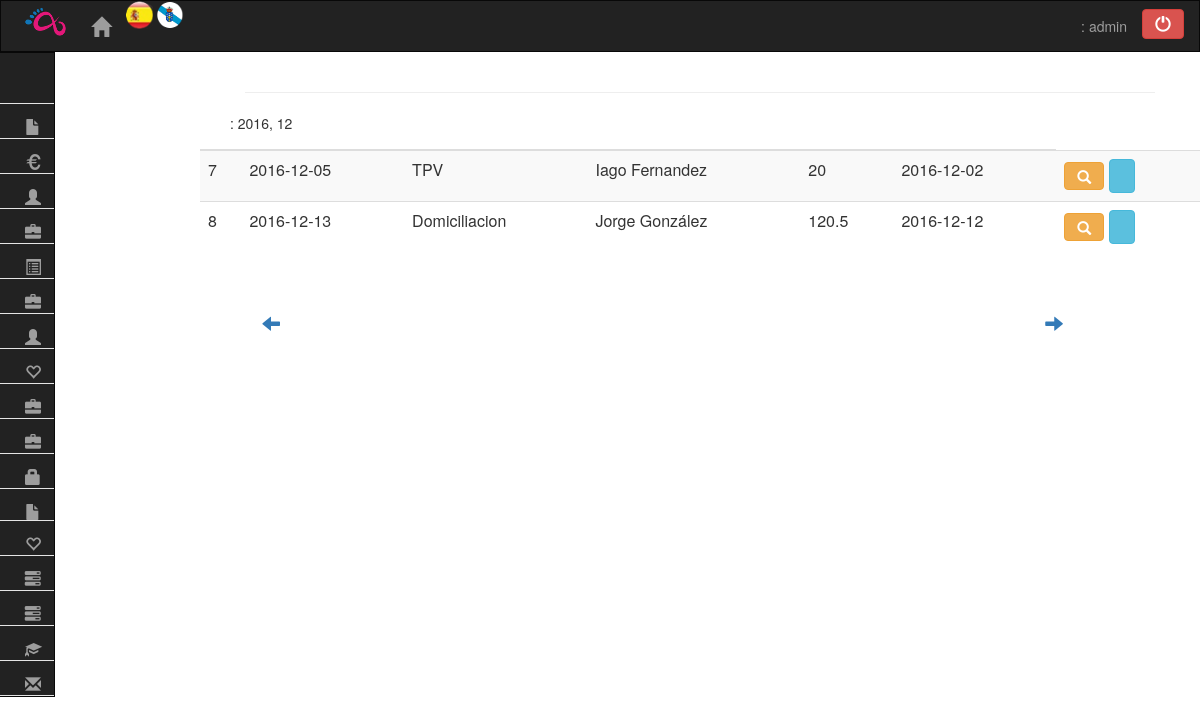
The page /controllers/FACTURA_Controller.php?id=listarFacturas (signed in) on the database its author committed.
### tables this page shows
CREATE TABLE IF NOT EXISTS `Factura` (
  `Id_Factura` mediumint(9) PRIMARY KEY AUTO_INCREMENT,
  `Id_Cliente` varchar(10) NOT NULL,
  `Fecha` date DEFAULT NULL,
  `Fecha_Cobro` date DEFAULT NULL,
  `Total` float NOT NULL DEFAULT 0,
  `Pagada` enum('No','Efectivo','Domiciliacion','TPV') NOT NULL DEFAULT 'No',
  `Borrado` tinyint(1) NOT NULL DEFAULT '0'
);

CREATE TABLE IF NOT EXISTS `Cliente_Externo` (
  `Id_Cliente` varchar(10) NOT NULL,
  `Nombre` varchar(50) NOT NULL,
  `DNI` varchar(9) NOT NULL,
  `Tlf` int(9) NOT NULL,
  `Email` varchar(30) NOT NULL,
  `Borrado` tinyint(1) NOT NULL DEFAULT '0',
  `Direccion` varchar(50) NOT NULL
);

### models/FACTURA_Model.php (called while the page is built, shortened)
<?php
if((isset($_SESSION['grupo']) && strcmp($_SESSION['grupo'],"Admin") == 0) || (isset($_SESSION['permisos']) && in_array('Factura',$_SESSION['permisos']))){
	function listarCobradas($fecha){
		$bd = conectarBD();
		$inicio = date('Y-m-01',strtotime($fecha));
		$fin = date('Y-m-t',strtotime($fecha));
		$sql = "SELECT * FROM Factura INNER JOIN Cliente_Externo WHERE Factura.Pagada NOT IN('No') AND (Factura.Fecha_Cobro BETWEEN '".$inicio."' AND '".$fin."') AND Factura.Id_Cliente=Cliente_Externo.Id_Cliente AND Factura.Borrado='0' ORDER BY Factura.Fecha_Cobro;";
		$resultado = $bd->query($sql);
		if ($resultado->num_rows > 0){
			while($row = $resultado->fetch_array()){
				$array[] = $row;
			}
			return $array;
		}
	}
}else echo "Permiso denegado.";
?>

### views/FACTURA_LIST_ALL_Vista.php (the view, shortened to what this page needs)
<?php
if((isset($_SESSION['grupo']) && strcmp($_SESSION['grupo'],"Admin") == 0) || (isset($_SESSION['permisos']) && in_array('Factura_List',$_SESSION['permisos']))){
class Factura_Listar{
	function __construct($array=null){
		$this->render($array);
	}
	function render($array){
		include_once('../header.php');
?>
		<body>
		  <div class="row-fluid">
			<?php include_once('menu.php'); ?>
			<div class="col-sm-10 text-left">
				<div class="section-fluid">
				  <div class="container-fluid">
					<div class="col-md-12"> <h2 class="text-info "><?php echo $strings['ver facturas']; ?></h2></div>
					<div class="col-md-12"><hr></div>
					<?php if(isset($_POST['fecha'])){
						echo $strings['mes'].": ".date("Y, n",strtotime($_POST['fecha']));
					}else{
						echo $strings['mes'].": ".date("Y, n");
					} if($array == null) {echo "<br>".$strings['no hay'];} else{ ?>
					<form class="form-horizontal" role="form" id="formulario" name="formulario" action="FACTURA_Controller.php?id=consultarFactura" method="POST">
						<div class="form-group">
							<div class="form-group">
								<table class="table table-striped">
									<thead><tr>
										<th><?php echo $strings['id factura']; ?></th>
										<th><?php echo $strings['fecha cobro']; ?></th>
										<th><?php echo $strings['factura cobrada']; ?></th>
										<th><?php echo $strings['cliente']; ?></th>
										<th><?php echo $strings['total factura']; ?></th>
										<th><?php echo $strings['fecha cierre']; ?></th>
									</thead><tbody>
									 <?php for($i=0; $i < count($array); $i++){ ?>
										<tr>
											<td><?php echo $array[$i]['Id_Factura']; ?></td>
											<td><?php echo $array[$i]['Fecha_Cobro']; ?></td>
											<td><?php echo $array[$i]['Pagada']; ?></td>
											<td><?php echo $array[$i]['Nombre']; ?></td>
											<td><?php echo $array[$i]['Total']; ?></td>
											<td><?php echo $array[$i]['Fecha']; ?></td>
											<td>
												<button class="btn btn-warning" type="button" onclick="seleccionar(<?php echo $array[$i]['Id_Factura']; ?>,'FACTURA_Controller.php?id=consultarFactura')">
												   <span class="glyphicon glyphicon-search"></span>
												</button>
												<?php if($array[$i]['Fecha'] != null){ ?>
													<input class="btn btn-info" value="<?php echo $strings['generar factura']; ?>" type="button" onclick="seleccionar(<?php echo $array[$i]['Id_Factura']; ?>,'FACTURA_Controller.php?id=generarFactura')">
												<?php } ?>
											</td>
										</tr>
										<?php } ?>
									</tbody>
								</table>
							</div>
						</div>
					</form>
					<?php } ?>
					<div class="col-md-10">
					<form class="form-horizontal" role="form" action="FACTURA_Controller.php?id=listarFacturas" method="POST">
						<div class="form-group">
							<?php if(!isset($_POST['fecha'])){ ?>
								<div class="col-sm-4"><button type="submit" class="btn btn-link btn-lg" aria-label="Left Align">
								  <span class="pull-right hidden-xs showopacity glyphicon glyphicon-arrow-left"></span>
								</button></div>
						<?php } ?>
						</div>
					</form>
					</div>
					<div class="col-md-2">
					<form class="form-horizontal" role="form" action="FACTURA_Controller.php?id=listarFacturas" method="POST">
						<div class="form-group">
							<?php if(!isset($_POST['fecha'])){ ?>
								<div class="col-sm-4"><button type="submit" class="btn btn-link btn-lg" aria-label="Left Align">
								  <span class="pull-right hidden-xs showopacity glyphicon glyphicon-arrow-right"></span>
								</button></div>
							<?php } ?>
						</div>
					</form>
					</div>
					</div>
				  </div>
				</div>
			</div>
		</body>
<?php
		}
	}
}else
	echo "Permiso denegado.";
?>

### rows shown on the page
factura: Id_Factura "7", Fecha_Cobro "2016-12-05", Pagada "TPV", Id_Cliente.Nombre "Iago Fernandez", Total "20", Fecha "2016-12-02"
factura: Id_Factura "8", Fecha_Cobro "2016-12-13", Pagada "Domiciliacion", Id_Cliente.Nombre "Jorge González", Total "120.5", Fecha "2016-12-12"

### other values the page prints
$_SESSION['user'] "admin"
